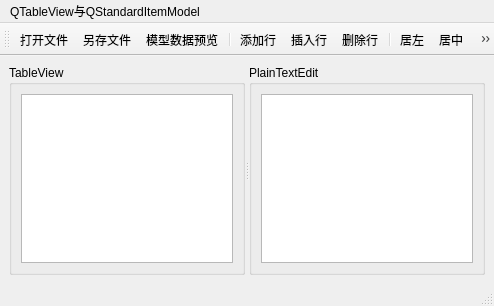
<?xml version="1.0" encoding="UTF-8"?>
<ui version="4.0">
 <class>MainWindow</class>
 <widget class="QMainWindow" name="MainWindow">
  <property name="geometry">
   <rect>
    <x>0</x>
    <y>0</y>
    <width>494</width>
    <height>306</height>
   </rect>
  </property>
  <property name="windowTitle">
   <string>MainWindow</string>
  </property>
  <widget class="QWidget" name="centralwidget">
   <layout class="QGridLayout" name="gridLayout">
    <item row="0" column="0">
     <widget class="QSplitter" name="splitter">
      <property name="orientation">
       <enum>Qt::Horizontal</enum>
      </property>
      <widget class="QGroupBox" name="groupBox">
       <property name="title">
        <string>TableView</string>
       </property>
       <layout class="QGridLayout" name="gridLayout_2">
        <item row="0" column="0">
         <widget class="QTableView" name="tableView"/>
        </item>
       </layout>
      </widget>
      <widget class="QGroupBox" name="groupBox_2">
       <property name="title">
        <string>PlainTextEdit</string>
       </property>
       <layout class="QGridLayout" name="gridLayout_3">
        <item row="0" column="0">
         <widget class="QPlainTextEdit" name="plainTextEdit"/>
        </item>
       </layout>
      </widget>
     </widget>
    </item>
   </layout>
  </widget>
  <widget class="QMenuBar" name="menubar">
   <property name="geometry">
    <rect>
     <x>0</x>
     <y>0</y>
     <width>494</width>
     <height>21</height>
    </rect>
   </property>
   <widget class="QMenu" name="menuQTableView">
    <property name="title">
     <string>QTableView与QStandardItemModel</string>
    </property>
   </widget>
   <addaction name="menuQTableView"/>
  </widget>
  <widget class="QStatusBar" name="statusbar"/>
  <widget class="QToolBar" name="toolBar">
   <property name="windowTitle">
    <string>toolBar</string>
   </property>
   <attribute name="toolBarArea">
    <enum>TopToolBarArea</enum>
   </attribute>
   <attribute name="toolBarBreak">
    <bool>false</bool>
   </attribute>
   <addaction name="actOpen"/>
   <addaction name="actSave"/>
   <addaction name="actModelData"/>
   <addaction name="separator"/>
   <addaction name="actAppend"/>
   <addaction name="actInsert"/>
   <addaction name="actDelete"/>
   <addaction name="separator"/>
   <addaction name="actAlignLeft"/>
   <addaction name="actAlignCenter"/>
   <addaction name="actAlignRight"/>
   <addaction name="actFontBold"/>
   <addaction name="separator"/>
   <addaction name="actExit"/>
  </widget>
  <action name="actOpen">
   <property name="icon">
    <iconset resource="image/image.qrc">
     <normaloff>:/open.png</normaloff>:/open.png</iconset>
   </property>
   <property name="text">
    <string>打开文件</string>
   </property>
   <property name="toolTip">
    <string>打开文件</string>
   </property>
  </action>
  <action name="actSave">
   <property name="icon">
    <iconset resource="image/image.qrc">
     <normaloff>:/storage.png</normaloff>:/storage.png</iconset>
   </property>
   <property name="text">
    <string>另存文件</string>
   </property>
   <property name="toolTip">
    <string>表格内容另存为文件</string>
   </property>
  </action>
  <action name="actAppend">
   <property name="icon">
    <iconset resource="image/image.qrc">
     <normaloff>:/add.png</normaloff>:/add.png</iconset>
   </property>
   <property name="text">
    <string>添加行</string>
   </property>
   <property name="toolTip">
    <string>添加一行</string>
   </property>
  </action>
  <action name="actInsert">
   <property name="icon">
    <iconset resource="image/image.qrc">
     <normaloff>:/insert.png</normaloff>:/insert.png</iconset>
   </property>
   <property name="text">
    <string>插入行</string>
   </property>
   <property name="toolTip">
    <string>插入一行</string>
   </property>
  </action>
  <action name="actDelete">
   <property name="icon">
    <iconset resource="image/image.qrc">
     <normaloff>:/delete.png</normaloff>:/delete.png</iconset>
   </property>
   <property name="text">
    <string>删除行</string>
   </property>
   <property name="toolTip">
    <string>删除当前行</string>
   </property>
  </action>
  <action name="actExit">
   <property name="icon">
    <iconset resource="image/image.qrc">
     <normaloff>:/exit.png</normaloff>:/exit.png</iconset>
   </property>
   <property name="text">
    <string>退出</string>
   </property>
   <property name="toolTip">
    <string>退出</string>
   </property>
  </action>
  <action name="actModelData">
   <property name="icon">
    <iconset resource="image/image.qrc">
     <normaloff>:/mathCAD.png</normaloff>:/mathCAD.png</iconset>
   </property>
   <property name="text">
    <string>模型数据预览</string>
   </property>
   <property name="toolTip">
    <string>模型数据显示到文本框里</string>
   </property>
  </action>
  <action name="actAlignLeft">
   <property name="icon">
    <iconset resource="image/image.qrc">
     <normaloff>:/alignLeft.png</normaloff>:/alignLeft.png</iconset>
   </property>
   <property name="text">
    <string>居左</string>
   </property>
   <property name="toolTip">
    <string>文字左对齐</string>
   </property>
  </action>
  <action name="actAlignCenter">
   <property name="icon">
    <iconset resource="image/image.qrc">
     <normaloff>:/alignCenter.png</normaloff>:/alignCenter.png</iconset>
   </property>
   <property name="text">
    <string>居中</string>
   </property>
   <property name="toolTip">
    <string>文字居中</string>
   </property>
  </action>
  <action name="actAlignRight">
   <property name="icon">
    <iconset resource="image/image.qrc">
     <normaloff>:/alignRight.png</normaloff>:/alignRight.png</iconset>
   </property>
   <property name="text">
    <string>居右</string>
   </property>
   <property name="toolTip">
    <string>文字右对齐</string>
   </property>
  </action>
  <action name="actFontBold">
   <property name="checkable">
    <bool>true</bool>
   </property>
   <property name="icon">
    <iconset resource="image/image.qrc">
     <normaloff>:/Bold.png</normaloff>:/Bold.png</iconset>
   </property>
   <property name="text">
    <string>粗体</string>
   </property>
   <property name="toolTip">
    <string>粗体字体</string>
   </property>
  </action>
 </widget>
 <resources>
  <include location="image/image.qrc"/>
 </resources>
 <connections>
  <connection>
   <sender>actExit</sender>
   <signal>triggered()</signal>
   <receiver>MainWindow</receiver>
   <slot>close()</slot>
   <hints>
    <hint type="sourcelabel">
     <x>-1</x>
     <y>-1</y>
    </hint>
    <hint type="destinationlabel">
     <x>246</x>
     <y>152</y>
    </hint>
   </hints>
  </connection>
 </connections>
</ui>
